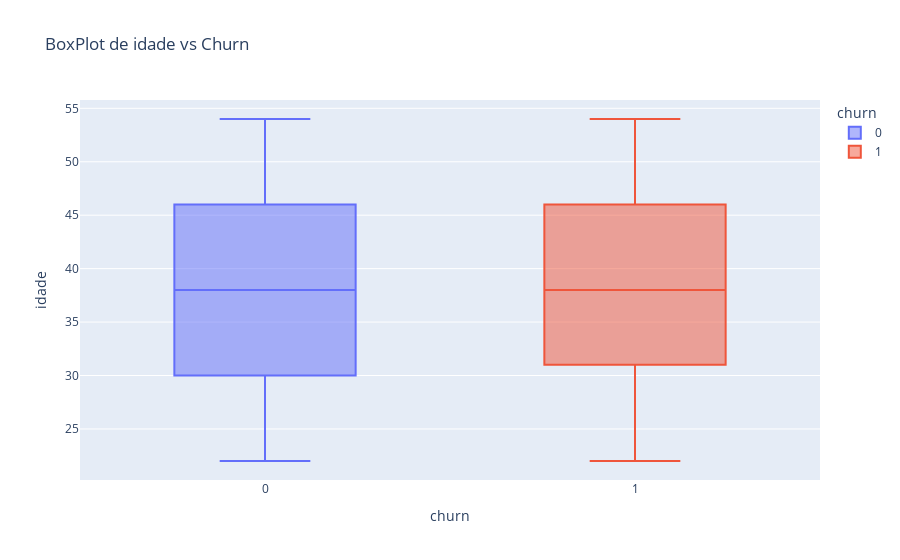
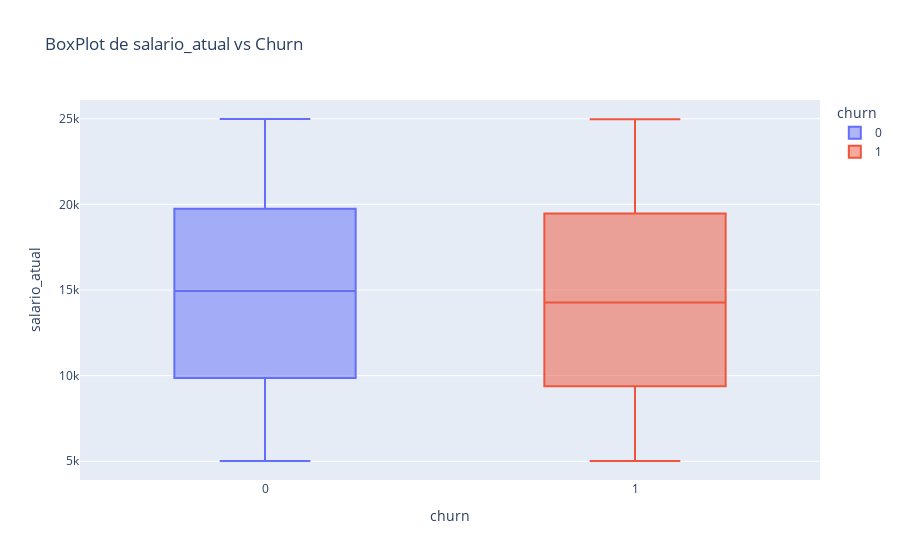
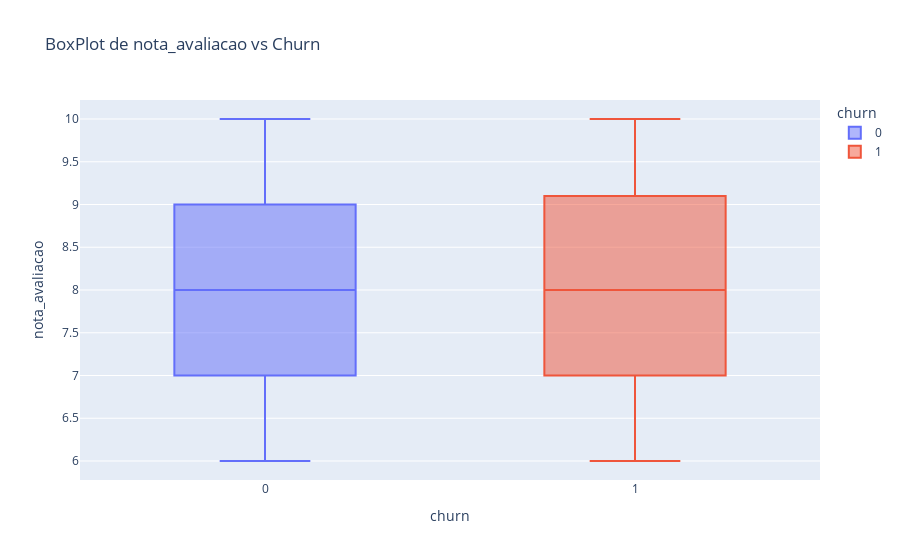
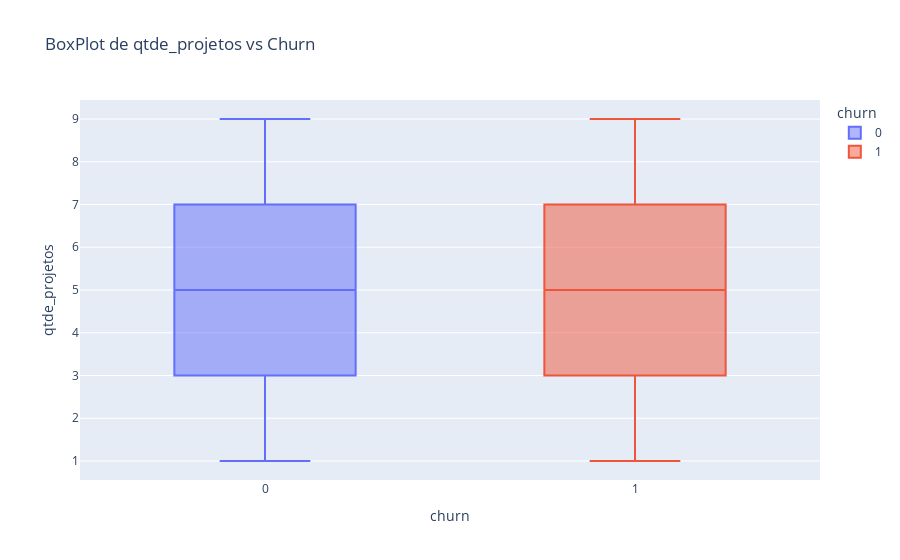

The code cell stored with these charts, in order, in its notebook:
### Code cell
# BoxPlots para variáveis numéricas com Churn
for col in df_employees.select_dtypes(include=['int64', 'float64']).columns:
    if col != 'churn':
        fig = px.box(df_employees, x='churn', y=col, title=f'BoxPlot de {col} vs Churn', color='churn')
        fig.show()

### Figure 1 — Plotly figure (JSON) as saved in the notebook; plotly's stock layout.template omitted (floating-point values rounded to 4 significant figures; data arrays with more than 128 entries replaced by an {"elided": "..."} marker saying what was removed)
{"data": [{"alignmentgroup": "True", "hovertemplate": "churn=%{x}<br>idade=%{y}<extra></extra>", "legendgroup": "0", "marker": {"color": "#636efa"}, "name": "0", "notched": false, "offsetgroup": "0", "orientation": "v", "showlegend": true, "type": "box", "x": {"elided": "1714 int values"}, "x0": " ", "xaxis": "x", "y": {"elided": "1714 int values"}, "y0": " ", "yaxis": "y"}, {"alignmentgroup": "True", "hovertemplate": "churn=%{x}<br>idade=%{y}<extra></extra>", "legendgroup": "1", "marker": {"color": "#EF553B"}, "name": "1", "notched": false, "offsetgroup": "1", "orientation": "v", "showlegend": true, "type": "box", "x": {"elided": "286 int values"}, "x0": " ", "xaxis": "x", "y": {"elided": "286 int values"}, "y0": " ", "yaxis": "y"}], "layout": {"boxmode": "overlay", "legend": {"title": {"text": "churn"}, "tracegroupgap": 0}, "title": {"text": "BoxPlot de idade vs Churn"}, "xaxis": {"anchor": "y", "categoryarray": [0, 1], "categoryorder": "array", "domain": [0, 1], "title": {"text": "churn"}}, "yaxis": {"anchor": "x", "domain": [0, 1], "title": {"text": "idade"}}}}

### Figure 2 — Plotly figure (JSON) as saved in the notebook; plotly's stock layout.template omitted (floating-point values rounded to 4 significant figures; data arrays with more than 128 entries replaced by an {"elided": "..."} marker saying what was removed)
{"data": [{"alignmentgroup": "True", "hovertemplate": "churn=%{x}<br>salario_atual=%{y}<extra></extra>", "legendgroup": "0", "marker": {"color": "#636efa"}, "name": "0", "notched": false, "offsetgroup": "0", "orientation": "v", "showlegend": true, "type": "box", "x": {"elided": "1714 int values"}, "x0": " ", "xaxis": "x", "y": {"elided": "1714 int values"}, "y0": " ", "yaxis": "y"}, {"alignmentgroup": "True", "hovertemplate": "churn=%{x}<br>salario_atual=%{y}<extra></extra>", "legendgroup": "1", "marker": {"color": "#EF553B"}, "name": "1", "notched": false, "offsetgroup": "1", "orientation": "v", "showlegend": true, "type": "box", "x": {"elided": "286 int values"}, "x0": " ", "xaxis": "x", "y": {"elided": "286 int values"}, "y0": " ", "yaxis": "y"}], "layout": {"boxmode": "overlay", "legend": {"title": {"text": "churn"}, "tracegroupgap": 0}, "title": {"text": "BoxPlot de salario_atual vs Churn"}, "xaxis": {"anchor": "y", "categoryarray": [0, 1], "categoryorder": "array", "domain": [0, 1], "title": {"text": "churn"}}, "yaxis": {"anchor": "x", "domain": [0, 1], "title": {"text": "salario_atual"}}}}

### Figure 3 — Plotly figure (JSON) as saved in the notebook; plotly's stock layout.template omitted (floating-point values rounded to 4 significant figures; data arrays with more than 128 entries replaced by an {"elided": "..."} marker saying what was removed)
{"data": [{"alignmentgroup": "True", "hovertemplate": "churn=%{x}<br>nota_avaliacao=%{y}<extra></extra>", "legendgroup": "0", "marker": {"color": "#636efa"}, "name": "0", "notched": false, "offsetgroup": "0", "orientation": "v", "showlegend": true, "type": "box", "x": {"elided": "1714 int values"}, "x0": " ", "xaxis": "x", "y": {"elided": "1714 float values"}, "y0": " ", "yaxis": "y"}, {"alignmentgroup": "True", "hovertemplate": "churn=%{x}<br>nota_avaliacao=%{y}<extra></extra>", "legendgroup": "1", "marker": {"color": "#EF553B"}, "name": "1", "notched": false, "offsetgroup": "1", "orientation": "v", "showlegend": true, "type": "box", "x": {"elided": "286 int values"}, "x0": " ", "xaxis": "x", "y": {"elided": "286 float values"}, "y0": " ", "yaxis": "y"}], "layout": {"boxmode": "overlay", "legend": {"title": {"text": "churn"}, "tracegroupgap": 0}, "title": {"text": "BoxPlot de nota_avaliacao vs Churn"}, "xaxis": {"anchor": "y", "categoryarray": [0, 1], "categoryorder": "array", "domain": [0, 1], "title": {"text": "churn"}}, "yaxis": {"anchor": "x", "domain": [0, 1], "title": {"text": "nota_avaliacao"}}}}

### Figure 4 — Plotly figure (JSON) as saved in the notebook; plotly's stock layout.template omitted (floating-point values rounded to 4 significant figures; data arrays with more than 128 entries replaced by an {"elided": "..."} marker saying what was removed)
{"data": [{"alignmentgroup": "True", "hovertemplate": "churn=%{x}<br>qtde_projetos=%{y}<extra></extra>", "legendgroup": "0", "marker": {"color": "#636efa"}, "name": "0", "notched": false, "offsetgroup": "0", "orientation": "v", "showlegend": true, "type": "box", "x": {"elided": "1714 int values"}, "x0": " ", "xaxis": "x", "y": {"elided": "1714 int values"}, "y0": " ", "yaxis": "y"}, {"alignmentgroup": "True", "hovertemplate": "churn=%{x}<br>qtde_projetos=%{y}<extra></extra>", "legendgroup": "1", "marker": {"color": "#EF553B"}, "name": "1", "notched": false, "offsetgroup": "1", "orientation": "v", "showlegend": true, "type": "box", "x": {"elided": "286 int values"}, "x0": " ", "xaxis": "x", "y": {"elided": "286 int values"}, "y0": " ", "yaxis": "y"}], "layout": {"boxmode": "overlay", "legend": {"title": {"text": "churn"}, "tracegroupgap": 0}, "title": {"text": "BoxPlot de qtde_projetos vs Churn"}, "xaxis": {"anchor": "y", "categoryarray": [0, 1], "categoryorder": "array", "domain": [0, 1], "title": {"text": "churn"}}, "yaxis": {"anchor": "x", "domain": [0, 1], "title": {"text": "qtde_projetos"}}}}
